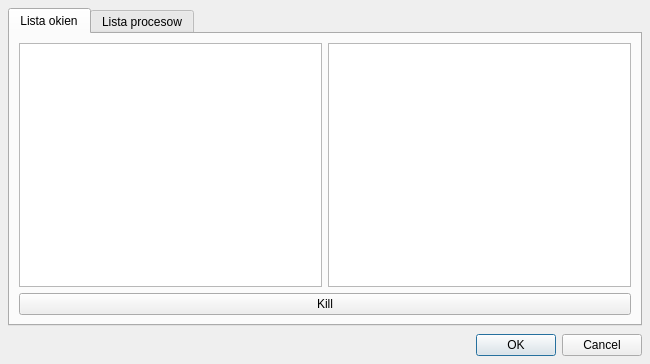
<?xml version="1.0" encoding="UTF-8"?>
<ui version="4.0">
 <class>TZeus_form</class>
 <widget class="QDialog" name="TZeus_form">
  <property name="geometry">
   <rect>
    <x>0</x>
    <y>0</y>
    <width>650</width>
    <height>364</height>
   </rect>
  </property>
  <property name="windowTitle">
   <string>Zeus</string>
  </property>
  <layout class="QVBoxLayout" name="verticalLayout">
   <property name="spacing">
    <number>8</number>
   </property>
   <property name="leftMargin">
    <number>8</number>
   </property>
   <property name="topMargin">
    <number>8</number>
   </property>
   <property name="rightMargin">
    <number>8</number>
   </property>
   <property name="bottomMargin">
    <number>8</number>
   </property>
   <item>
    <widget class="QTabWidget" name="tabWidget">
     <property name="tabShape">
      <enum>QTabWidget::Rounded</enum>
     </property>
     <property name="currentIndex">
      <number>0</number>
     </property>
     <widget class="QWidget" name="tab">
      <attribute name="title">
       <string>Lista okien</string>
      </attribute>
      <layout class="QVBoxLayout" name="verticalLayout_2">
       <item>
        <layout class="QHBoxLayout" name="horizontalLayout">
         <item>
          <widget class="QTableView" name="tableView"/>
         </item>
         <item>
          <widget class="QGraphicsView" name="graphicsView"/>
         </item>
        </layout>
       </item>
       <item>
        <widget class="QPushButton" name="pushButton_2">
         <property name="text">
          <string>Kill</string>
         </property>
        </widget>
       </item>
      </layout>
     </widget>
     <widget class="QWidget" name="tab_2">
      <attribute name="title">
       <string>Lista procesow</string>
      </attribute>
     </widget>
    </widget>
   </item>
   <item>
    <widget class="QDialogButtonBox" name="buttonBox">
     <property name="orientation">
      <enum>Qt::Horizontal</enum>
     </property>
     <property name="standardButtons">
      <set>QDialogButtonBox::Cancel|QDialogButtonBox::Ok</set>
     </property>
    </widget>
   </item>
  </layout>
 </widget>
 <resources/>
 <connections>
  <connection>
   <sender>buttonBox</sender>
   <signal>accepted()</signal>
   <receiver>TZeus_form</receiver>
   <slot>accept()</slot>
   <hints>
    <hint type="sourcelabel">
     <x>248</x>
     <y>254</y>
    </hint>
    <hint type="destinationlabel">
     <x>157</x>
     <y>274</y>
    </hint>
   </hints>
  </connection>
  <connection>
   <sender>buttonBox</sender>
   <signal>rejected()</signal>
   <receiver>TZeus_form</receiver>
   <slot>reject()</slot>
   <hints>
    <hint type="sourcelabel">
     <x>316</x>
     <y>260</y>
    </hint>
    <hint type="destinationlabel">
     <x>286</x>
     <y>274</y>
    </hint>
   </hints>
  </connection>
 </connections>
</ui>
